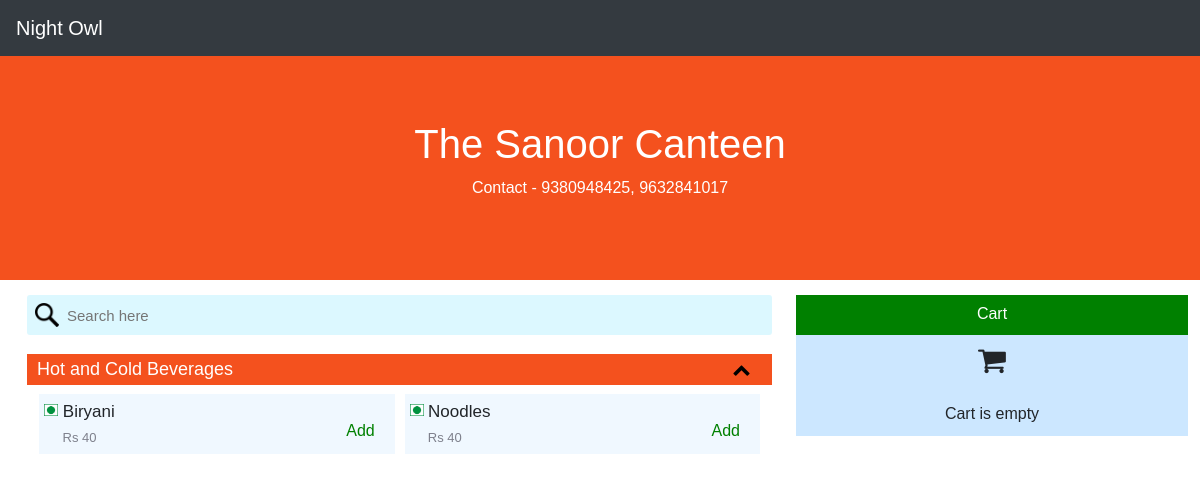
Screenshot of /nc=3/ with the database file from the repository.
### polls/models.py (models this page shows, shortened)
class NC3Products(models.Model):
    name = models.CharField(max_length=200)
    price = models.IntegerField()
    veg=models.BooleanField(default=True)
    currently_present=models.BooleanField()
    MY_CHOICES = ((1,'Hot and Cold Beverages'),(2,'Dosa Items'))
    filter = models.IntegerField(choices=MY_CHOICES)
    class Meta(object):
        verbose_name_plural = 'Menu items of Girl\'s Block Night Canteen'

### polls/views.py (the view, shortened to what this page needs)
# urls.py: path('nc=<int:nc_id>/', views.nc_page, name="NC Page"),
def nc_page(request, nc_id):
    cart = request.session.get('cart',{})
    if(nc_id==1):
        dishes=NC1Products.objects.all()
    elif(nc_id==2):
        dishes=NC2Products.objects.all()
    else:
        dishes=NC3Products.objects.all()
    context = {'nc_id': nc_id,
               'cart': cart ,
               'dishes':dishes}
    return render(request, 'polls/nc-page.html', context)

### polls/templatetags/extras.py (called while the page is built)
@register.simple_tag
def sort_by_filter(in_list):
    maxim=0
    out_list=[]
    for items in in_list:
        if items.filter>maxim:
            maxim=items.filter
    for i in range(maxim):
        out_list+=[[]]
    for items in in_list:
        out_list[items.filter-1].append(items)
    return out_list

@register.filter
def sort_by_price(in_list):
    for i in range(len(in_list)-1):
        min=in_list[i].price
        index=i
        for j in range(i+1,len(in_list)):
            if(in_list[j].price<min):
                min=in_list[j].price
                index=j
        temp=in_list[index]
        in_list[index]=in_list[i]
        in_list[i]=temp
    return in_list

@register.filter
def tostring(item_id):
    return str(item_id)

### polls/templates/polls/nc-page.html (shortened to what this page needs)
{% load static %}
{% load extras %}
<!DOCTYPE html>
<html lang="en">
<head>
  <link rel="stylesheet" href="https://cdnjs.cloudflare.com/ajax/libs/font-awesome/4.7.0/css/font-awesome.min.css">
  <link rel="stylesheet" href="https://maxcdn.bootstrapcdn.com/bootstrap/4.3.1/css/bootstrap.min.css">
  <link rel="stylesheet" type="text/css" href="{%static 'polls/main-style.css'%}">
</head>
<body>
  <nav class="navbar navbar-expand-sm bg-dark navbar-dark">
    <a class="navbar-brand" href="{% url 'polls:Home' %}">Night Owl</a>
  </nav>
  {% if nc_id == 1 %}
  <div class="jumbotron jumbotron-fluid text-center">
    <div class="container">
        <h1>Jumadi Hospitality Pvt. Ltd. - Block 3</h1>
        <p>Contact - 9380807887, 9972209930</p>
    </div>
  </div>
  {% elif nc_id == 3 %}
    <div class="jumbotron jumbotron-fluid text-center">
      <div class="container">
          <h1>The Sanoor Canteen</h1>
          <p>Contact - 9380948425, 9632841017</p>
      </div>
    </div>
  {% endif %}
<div class="row row_content">
    <div class="content col-sm-12 col-md-8">
    <input id="searchbar" type="text" class="search" placeholder="Search here" oninput="search_bar(this.value)">
          {%sort_by_filter dishes as groupedbyfilters%}
          {%for bar in groupedbyfilters%}
          <div class="FilterName">
              {{bar.0.get_filter_display}}
              <span class="menuExtension ext{{forloop.counter}}"><button class="up" onclick="removeElement(1,'{{forloop.counter}}')"><i class="fa fa-chevron-up"></i></button>
              </span>
          </div>
          <div class="row row{{forloop.counter}}">
          {%for item in bar|sort_by_price %}
          <div class="col-sm-12 col-md-6 item_outerbox">
            <div class="item_box" id="item_box{{item.id}}">
              {%if item.veg == True%}
                <img class="veg" src="{%static 'polls/veg.jpg'%}">
              {%else%}
                <img class="veg" src="{%static 'polls/non-veg.png'%}">
              {%endif%}
              <span class="item_name">{{item.name}}</span><br>
              <span class="item_cost">&nbsp;&nbsp;&nbsp;&nbsp;&nbsp;Rs {{item.price}}</span><br>
                <form class="cart_form_type2"  id="cart_form_type2{{item.id}}"  action="{% url 'polls:NC Page' nc_id=nc_id %}" method="post" style="
                "
                >
                    <input id="add{{item.id}}" class="cart_form_input" type="submit" value="Add" onclick="add_to_cart({{item.id}}, '{{item.name}}', {{item.price}})">
                </form>
            </div>
          </div>
        {%endfor%}
        </div>
        {%endfor%}
    </div>
    <div class="col-sm-12 col-md-4" id="cart_box">
      <div style="font-size:16px;background-color: green;color: white;padding:7px;height: 40px;">
          <center>Cart</center>
      </div>
      <div class="cart-table">
        {%include 'polls/cart-table.html'%}
      </div>
    </div>
</html>

### polls/static/polls/main-style.css (style rules this page uses)
* { box-sizing: border-box; }
.jumbotron { background-color: #f4511e; color: #ffffff; margin-bottom: 0; }
body { margin: 0; font-family: Arial, Helvetica, sans-serif; }
.text-center { text-align: center; }
.row:after { content: ""; display: table; clear: both; }
form { width: 300px; margin: 0 auto; text-align: center; }
#searchbar { background-color:rgb(220, 248, 255); border:none; font-size: 15px; border-radius: 3px; height:40px; background-image: url('searchicon.png'); background-size:24px 24px; background-position:8px 8px; background-repeat: no-repeat; padding-left:40px; margin:15px 0 15px 0; color: black; width:100%; }
.content { width:100%; margin:0%; padding-right:2%; }
button { background-color: rgba(0,0,0,0); cursor:pointer; padding:1px 12px; }
.item_outerbox { padding: 5px 5px; }
.item_box { background-color:aliceblue; padding: 5px; position: relative; }
.item_name { font-size: 17px; }
.item_cost { font-size: 13px; color: #7e808c; }
.veg { height:0.75em; margin-bottom:0.3em; }
.FilterName { background-color:#f4511e; width:100%; padding:2px 10px; margin:4px 0px; font-size: 20px; color: white; font-size: 18px; }
.menuExtension { display:block; float:right; }
.up, .down { border:0px; color: }
.row { margin-left: 1%; margin-right: 1%; }
#cart_box { margin-top: 15px; padding: 0px; z-index: 5; background-color: white; }
.cart_form input, .cart_form_type2 input { border:0px; display: inline-block; background-color: rgba(0,0,0,0); color:green; }
.cart_form_input { display: inline-block; padding-right:5px; padding-left:5px; position: absolute; bottom:10px; right:15px; color:green; border:1px green solid; }

### rows the page displays
NC3Products: filter "Hot and Cold Beverages", veg True (drawn), name "Biryani", price "40"
NC3Products: veg True (drawn), name "Noodles", price "40"
